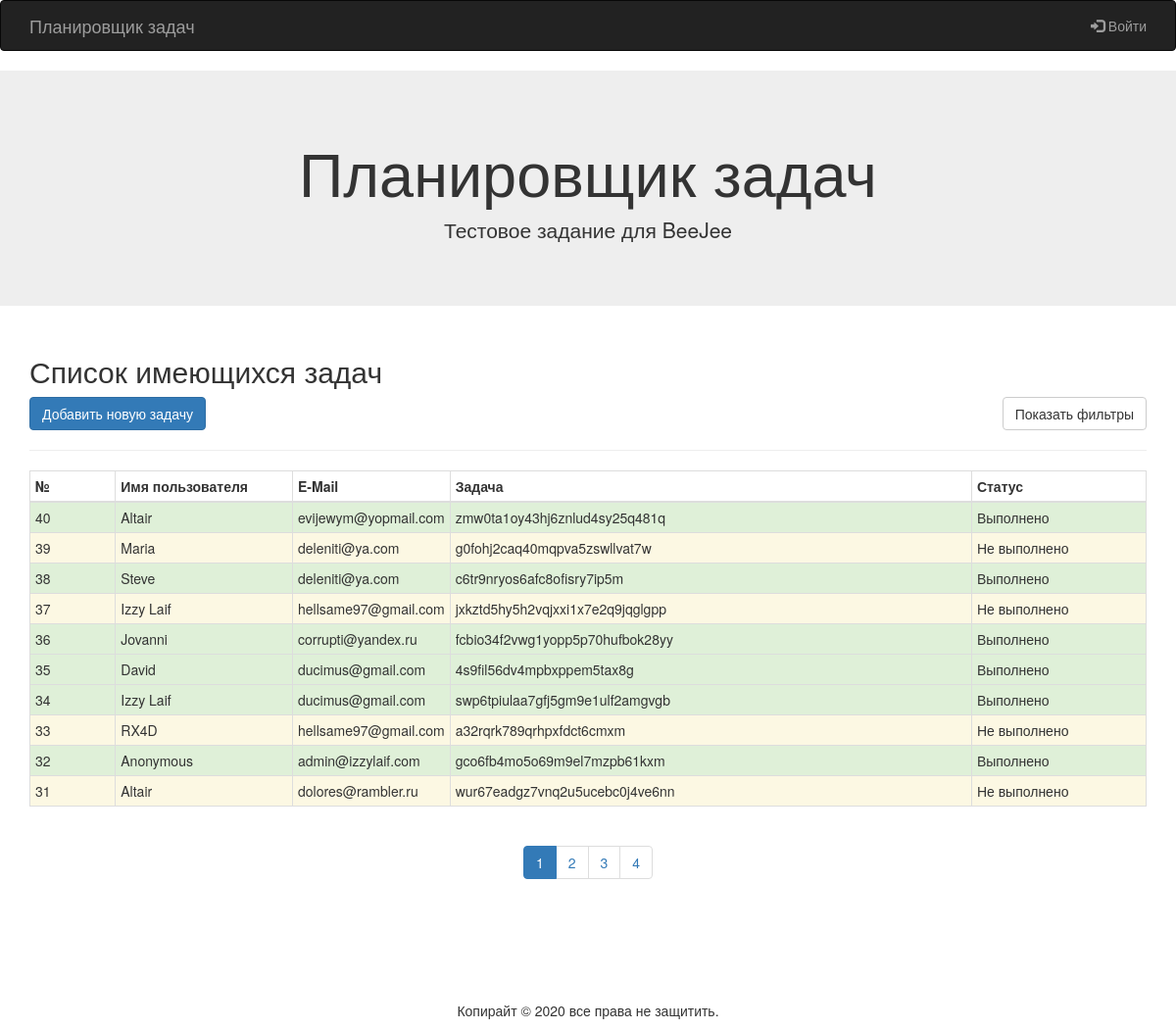
The page / on the database its author committed.
### tables this page shows
CREATE TABLE TaskList (
	TaskID		INT AUTO_INCREMENT NOT NULL,
	Username	CHAR(24) NOT NULL,
	EMail		CHAR(32) NOT NULL,
	Content		TEXT NOT NULL,
	IsDone		BOOLEAN NOT NULL,
	EditDate	DATETIME,
	EditedBy	INT,
	PRIMARY KEY (TaskID)
);

### core/views/TasksView.php (called while the page is built, shortened)
<?php
class TasksView
{
    public function displayListView($tasks, $pageNum, $totalPages, $listSortBy, $listOrderBy, $userMessage = null)
    {
        $userLoggedIn = UsersModel::userIsLoggedIn();
        $showNavbar   = true;
        $showHeader   = true;
        require('./core/templates/index.phtml');
    }
}

### core/controllers/TasksCtrl.php (called while the page is built, shortened)
<?php
class TasksCtrl
{
    private $tasksModel;
    private $tasksView;
    function __construct()
    {
        $this->tasksModel = new TasksModel();
        $this->tasksView  = new TasksView();
    }
    public function runTasksList()
    {
        $listPage    = isset($_GET['listPage']) ? $_GET['listPage'] : 1;
        $listSortBy  = isset($_GET['sortby']) ? $_GET['sortby'] : "TaskID";
        $listOrderBy = isset($_GET['orderby']) ? $_GET['orderby'] : "DESC";
        $tasks = $this->tasksModel->getTasks($listPage, self::ROWS_PER_PAGE, $listSortBy, $listOrderBy);
        $totalRows = $this->tasksModel->getTotalRows();
        $totalPages = ceil($totalRows / self::ROWS_PER_PAGE);
        $this->tasksView->displayListView($tasks, $listPage, $totalPages, $listSortBy, $listOrderBy);
    }
}

### core/utils/autoloader.php (called while the page is built, shortened)
<?php
function classAutoloader($classname)
{
    $clsPath   = "core/classes/";
    $mdlPath   = "core/model/";
    $extention = ".php";
    $fileName  = $classname.$extention;
    return false;
}

### core/model/UsersModel.php (called while the page is built, shortened)
<?php
class UsersModel extends DBHandler
{
	public static function userIsLoggedIn()
	{
        return false;
	}
}

### core/model/Task.php (called while the page is built, shortened)
<?php
class Task
{
	function __construct($taskId, $username, $email, $content, $isDone)
	{
		$this->taskId   = $taskId;
		$this->username = $username;
		$this->email    = $email;
		$this->content  = $content;
		$this->isDone   = $isDone;
	}
}

### core/classes/DBHandler.php (called while the page is built, shortened)
<?php
class DBHandler
{
	private $dbConnect;
	function __construct()
	{
		$this->dbConnect = $this->connect();
	}
	private function connect()
	{
		$connStr = "mysql:host=".self::DB_HOST.";dbname=".self::DB_NAME.";charset=utf8";
		$pdo = new PDO($connStr, self::DB_LOGIN, self::DB_PASSWORD);
		$pdo->setAttribute(PDO::ATTR_DEFAULT_FETCH_MODE, PDO::FETCH_ASSOC);
		$pdo->setAttribute(PDO::ATTR_ERRMODE, PDO::ERRMODE_EXCEPTION);
		return $pdo;
	}
	public function query($query, $params = array())
	{
		$stmt = $this->dbConnect->prepare($query);
		$stmt->execute($params);
		return $stmt;
	}
}

### core/model/TasksModel.php (called while the page is built, shortened)
<?php
class TasksModel extends DBHandler
{
	public function getTasks($page = 1, $maxRows = 10, $sortby = 'TaskID', $orderby = 'desc')
	{
        $offset = ($page - 1) * $maxRows;
		$queryResult = $this->query("SELECT * FROM tasklist ORDER BY `$sortby` $orderby LIMIT $offset, $maxRows", null);
		$rows = $queryResult->fetchAll();
        $tasks = [];
        foreach ($rows as $row) {
            $tasks[] = new Task(
                    $row['TaskID'],
                    $row['Username'],
                    $row['EMail'],
                    $row['Content'],
                    $row['IsDone']
                );
        }
		return $tasks;
	}
	public function getTotalRows()
	{
		$queryResult = $this->query("SELECT COUNT(*) FROM tasklist", null);
		$result = $queryResult->fetch();
		return $result['COUNT(*)'];
    }
}

### core/templates/task-list.phtml (the view, shortened to what this page needs)
<h2>Список имеющихся задач</h2>
<div class="pull-right">
	<div class="text-right">
		<button class="btn btn-default" data-toggle="collapse" data-target="#filters">Показать фильтры</button>
	</div>
</div>
<div class="pull-left">
	<a href="./edit-task" class="btn btn-primary">Добавить новую задачу</a>
</div>
<div class="clearfix"></div>
<hr>
<table class="table table-hover table-hover table-condensed table-bordered">
	<thead>
		<tr>
			<th class="col-md-1">№</th>
			<th class="col-md-2">Имя пользователя</th>
			<th class="col-md-1">E-Mail</th>
			<th class="col-md-6">Задача</th>
			<th class="col-md-2">Статус</th>
		</tr>
	</thead>
	<tbody>
		<?php foreach ($tasks as $task): ?>
			<tr class="<?php echo $task->isDone ? "success" : "warning" ; ?>">
				<td><?php echo $task->taskId;   ?></td>
				<td><?php echo $task->username; ?></td>
				<td><?php echo $task->email;    ?></td>
				<td><?php echo $task->content;  ?></td>
				<td><?php echo $task->isDone ? "Выполнено" : "Не выполнено" ; ?></td>
			</tr>
		<?php endforeach; ?>
	</tbody>
</table>
<div class="text-center">
	<ul class="pagination">
		<?php for ($i = 1; $i <= $totalPages; $i++): ?>
			<li <?php if ($i == $pageNum) echo "class=\"active\""; ?>><a href="./?listPage=<?php echo $i; if (isset($listSortBy)) echo "&sortby=".$listSortBy; if (isset($listOrderBy)) echo "&orderby=".$listOrderBy;?>"><?php echo $i; ?></a></li>
		<?php endfor; ?>
	</ul>
</div>

### index.php (shortened to what this page needs)
<?php
require_once 'core\utils\autoloader.php';
require_once 'core\utils\router.php';
Router::addRoute('', function()
{
    $tasksCtrl = new TasksCtrl();
    $tasksCtrl->runTasksList();
});
if (isset($_GET['page']))
{
    Router::goRoute($_GET['page']);
}
else
{
    Router::goRoute('');
}

### core/utils/router.php
<?php
class Router {
    public static $ROUTES = array();
    public static function addRoute($route, $function)
    {
        self::$ROUTES[$route] = $function;
    }
    public static function goRoute($route)
    {
        if (isset(self::$ROUTES[$route]))
        {
            self::$ROUTES[$route]->__invoke();
        }
        else
        {
            $host = 'http://'.$_SERVER['HTTP_HOST'].'/';
            header('HTTP/1.1 404 Not Found');
            header("Status: 404 Not Found");
            header('Location:'.$host.'404');
        }
    }
}

### core/templates/index.phtml (shortened to what this page needs)
<!DOCTYPE html>
<html>
	<head>
		<link href="./assets/css/bootstrap.css" rel="stylesheet" type="text/css" />
	</head>
	<body>
		<?php if ($showNavbar): ?>
			<nav class="navbar navbar-inverse">
				<div class="container">
					<div class="navbar-header">
						<a href="./" class="navbar-brand">Планировщик задач</a>
					</div>
					<ul class="nav navbar-nav navbar-right">
						<?php if ($userLoggedIn): ?>
							<li><a><span class="glyphicon glyphicon-user"></span> Вошёл как: <?php echo $currentUser; ?></a></li>
							<li><a href="./signin?action=logout"><span class="glyphicon glyphicon-log-out"></span> Выйти</a></li>
						<?php else: ?>
							<li><a href="./signin"><span class="glyphicon glyphicon-log-in"></span> Войти</a></li>
						<?php endif; ?>
					</ul>
				</div>
			</nav>
		<?php endif; ?>
		<?php if ($showHeader): ?>
			<div class="jumbotron text-center">
				<div class="container">
					<h1>Планировщик задач</h1>
					<p>Тестовое задание для BeeJee</p>
				</div>
			</div>
		<?php endif; ?>
		<div class="container">
			<?php require('./core/templates/'.$pageContent.'.phtml'); ?>
		</div>
		<div style="height:100px;"></div>
		<footer>
			<div class="container text-center">
				<p>Копирайт &copy; 2020 все права не защитить.</p>
			</div>
		</footer>
	</body>
</html>

### rows shown on the page
tasklist: TaskID "40", Username "Altair", EMail "evijewym@yopmail.com", Content "zmw0ta1oy43hj6znlud4sy25q481q", IsDone "Выполнено"
tasklist: TaskID "39", Username "Maria", EMail "deleniti@ya.com", Content "g0fohj2caq40mqpva5zswllvat7w", IsDone "Не выполнено"
tasklist: TaskID "38", Username "Steve", EMail "deleniti@ya.com", Content "c6tr9nryos6afc8ofisry7ip5m", IsDone "Выполнено"
tasklist: TaskID "37", Username "Izzy Laif", EMail "hellsame97@gmail.com", Content "jxkztd5hy5h2vqjxxi1x7e2q9jqglgpp", IsDone "Не выполнено"
tasklist: TaskID "36", Username "Jovanni", EMail "corrupti@yandex.ru", Content "fcbio34f2vwg1yopp5p70hufbok28yy", IsDone "Выполнено"
tasklist: TaskID "35", Username "David", EMail "ducimus@gmail.com", Content "4s9fil56dv4mpbxppem5tax8g", IsDone "Выполнено"
tasklist: TaskID "34", Username "Izzy Laif", EMail "ducimus@gmail.com", Content "swp6tpiulaa7gfj5gm9e1ulf2amgvgb", IsDone "Выполнено"
tasklist: TaskID "33", Username "RX4D", EMail "hellsame97@gmail.com", Content "a32rqrk789qrhpxfdct6cmxm", IsDone "Не выполнено"
tasklist: TaskID "32", Username "Anonymous", EMail "admin@izzylaif.com", Content "gco6fb4mo5o69m9el7mzpb61kxm", IsDone "Выполнено"
tasklist: TaskID "31", Username "Altair", EMail "dolores@rambler.ru", Content "wur67eadgz7vnq2u5ucebc0j4ve6nn", IsDone "Не выполнено"
